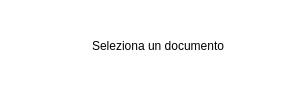
<?xml version="1.0" encoding="UTF-8"?>
<ui version="4.0">
 <class>MainWindow</class>
 <widget class="QMainWindow" name="MainWindow">
  <property name="geometry">
   <rect>
    <x>0</x>
    <y>0</y>
    <width>300</width>
    <height>100</height>
   </rect>
  </property>
  <property name="maximumSize">
   <size>
    <width>300</width>
    <height>100</height>
   </size>
  </property>
  <property name="windowTitle">
   <string>MainWindow</string>
  </property>
  <property name="styleSheet">
   <string notr="true">background-color:white;</string>
  </property>
  <widget class="QWidget" name="centralwidget">
   <widget class="QLineEdit" name="lineEdit">
    <property name="geometry">
     <rect>
      <x>90</x>
      <y>10</y>
      <width>161</width>
      <height>71</height>
     </rect>
    </property>
    <property name="styleSheet">
     <string notr="true">border:none;
font: 75 bold 10pt &quot;Arial&quot;;
baclground-color:none;</string>
    </property>
    <property name="text">
     <string>Seleziona un documento</string>
    </property>
    <property name="dragEnabled">
     <bool>false</bool>
    </property>
    <property name="clearButtonEnabled">
     <bool>false</bool>
    </property>
   </widget>
   <widget class="QLabel" name="label">
    <property name="geometry">
     <rect>
      <x>30</x>
      <y>20</y>
      <width>51</width>
      <height>41</height>
     </rect>
    </property>
    <property name="text">
     <string/>
    </property>
    <property name="pixmap">
     <pixmap>../img/warning.png</pixmap>
    </property>
    <property name="scaledContents">
     <bool>true</bool>
    </property>
   </widget>
  </widget>
  <widget class="QStatusBar" name="statusbar"/>
 </widget>
 <resources/>
 <connections/>
</ui>
